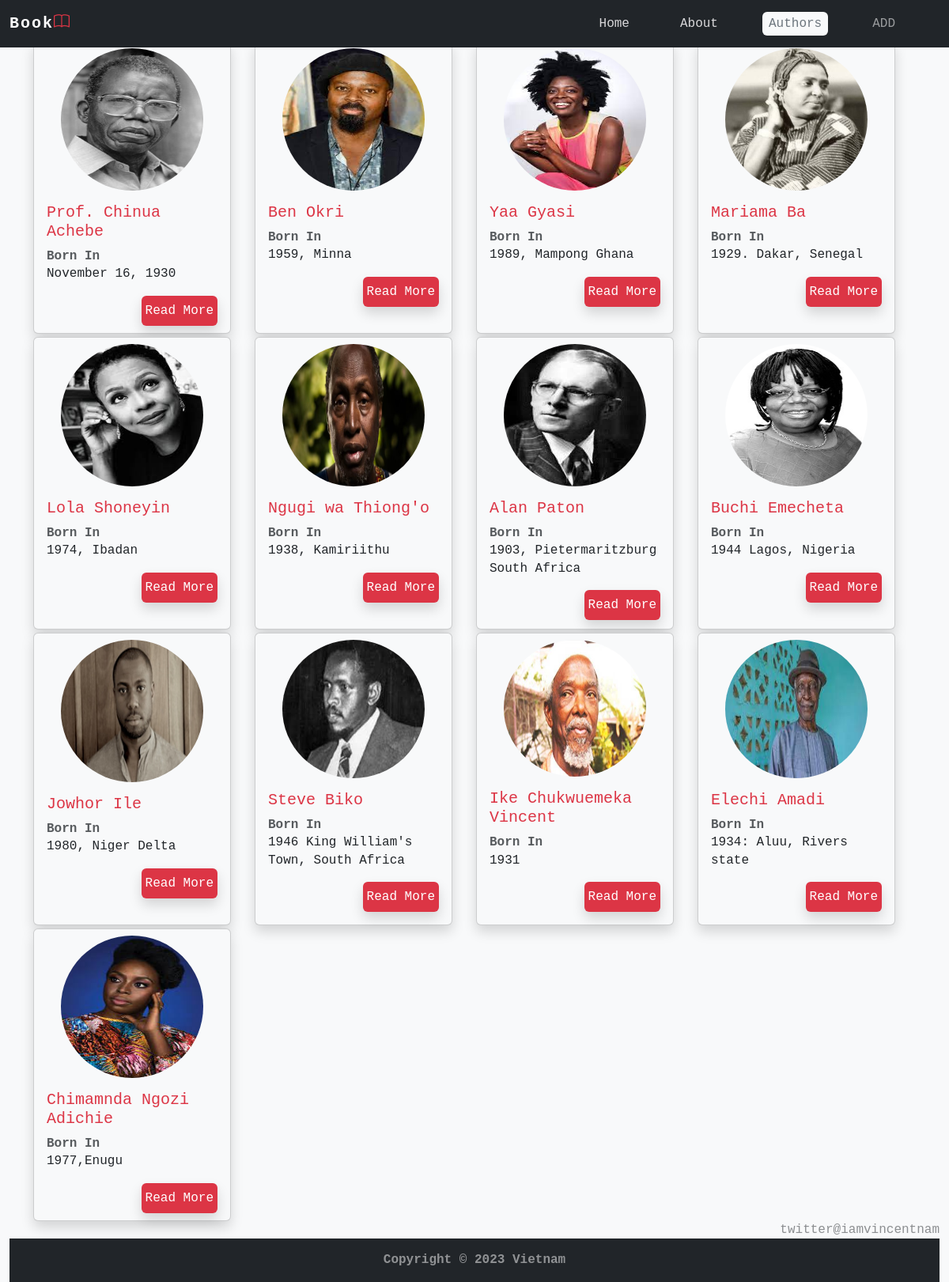
The app's page /author.php, older data.
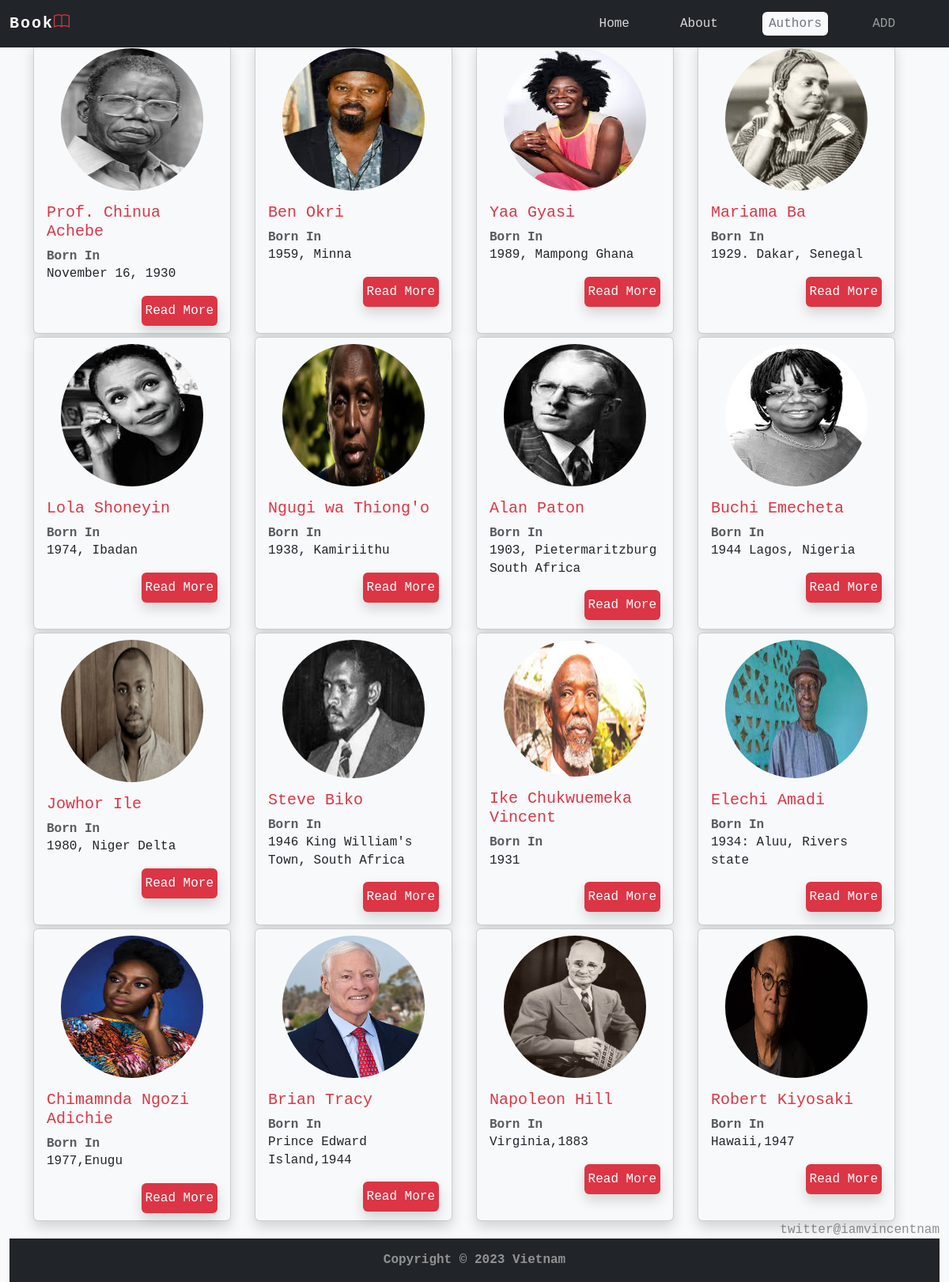
The same page, newer data.
### tables this page shows
CREATE TABLE `authors` (
  `id` int(11) NOT NULL,
  `author_name` varchar(255) NOT NULL,
  `nationality` varchar(255) NOT NULL,
  `born_in` varchar(255) NOT NULL,
  `author_img` varchar(255) NOT NULL DEFAULT 'placeholder.jpg',
  `biography` longtext DEFAULT NULL
);

### inc/db.php (called while the page is built)
<?php
$dsn ="mysql:host=localhost;port=3306;dbname=daniel_krossing;user=root;charset=utf8mb4";
$pdo = new PDO($dsn);
function fetch_Data_from_Database($query, $fetchmethod = 'fetchALL') {
    global $pdo;
    $statement = $pdo->prepare($query);
    $statement->execute();
    if($fetchmethod ==='fetchAll'){
    $books = $statement->fetchAll(PDO::FETCH_ASSOC);
    } else{$books = $statement->fetch(PDO::FETCH_ASSOC);}
    return $books;
}
?>

### author.php (the view, shortened to what this page needs)
<?php  include 'inc/header.php'; ?>
<?php
$query = "SELECT *
  FROM authors;";
  $authors =fetch_Data_from_Database($query,'fetchAll')
  ?>
  <div class="container">
<div class="row my-0 g-1">
  <?php  foreach($authors as $author):?>
          <div class="col-lg-3 col-6">
            <div class="card custom-card-height author_card shadow">
              <img src="imgs/uploaded_images/<?= $author['author_img']; ?>" alt="No longer at ease image" class="card-img-top m-0 rounded-circle author_img mx-auto my-2">
              <div class="card-body my-0 py-2">
                <h5 class="card-title text-danger "><?= $author['author_name']; ?></h5>
                <div class="card-text m-0">
                <p class="text-muted fw-bold m-0">Born In</p>
                <p><?= $author['born_in']; ?></p>
                </div>
                <a href="each_author_info.php?id=<?=$author['id'];?>" class="btn px-1 text-white bg-danger shadow float-end mb-2" name="author"> Read More</a>
              </div>
            </div>
          </div>
          <?php endforeach; ?>
        </div>
        </div>
<?php  include 'inc/footer.php'; ?>

### inc/header.php (shortened to what this page needs)
<?php  include 'db.php';?>
<!DOCTYPE html>
<html lang="en">
<head>
    <link href="https://cdn.jsdelivr.net/npm/bootstrap@5.3.0-alpha3/dist/css/bootstrap.min.css" rel="stylesheet">
    <link rel="stylesheet" href="https://cdn.jsdelivr.net/npm/bootstrap-icons@1.10.5/font/bootstrap-icons.css">
</head>
<body>
<nav class="navbar fixed-top  navbar-expand-md navbar-dark bg-dark">
  <div class="container-fluid">
  <a href="http://localhost/bookProject/index.php" class="lead text-white fw-bold m-0 p-0 nav_logo logo">Book<i class="bi bi-book text-danger"></i></a>
    <div class="collapse navbar-collapse " id="navbarNav">
      <ul class="navbar-nav ms-auto d-flex justify-content-center align-items-center">
      <li class="nav-item m-0 p-0 me-5  ">
          <a href="http://localhost/bookProject/index.php" class="nav-link  <?= $_SERVER["REQUEST_URI"] == "/bookProject/index.php" ? "bg-light text-secondary py-1 px-2 rounded" : ''; ?>"> Home </a>
        </li>
        <li class="nav-item  m-0 p-0  me-5 ">
          <a href="http://localhost/bookProject/about.php" class="nav-link <?= $_SERVER["REQUEST_URI"] == "/bookProject/about.php" ? "bg-light text-secondary py-1 px-2 rounded" : ''; ?>">About</a>
        </li>
        <li class="nav-item m-0 p-0  me-5">
          <a href="http://localhost/bookProject/author.php" class="nav-link <?= $_SERVER["REQUEST_URI"] == "/bookProject/author.php" ? "bg-light text-secondary py-1 px-2 rounded" : ''; ?>">Authors</a>
        </li>
        <li class="nav-item m-0 p-0  me-5 " style="cursor: pointer;">
          <span class="nav-link click_to_add_book_to_database">ADD</span>
        </li>
      </ul>
    </div>
  </div>
</nav>
    <section class="section col-lg-12  col-sm-12  mx-auto  m-0 p-0 shadow bg-light mt-5">
        <div class="container-fluid">

### inc/footer.php
<div class="text-body-tertiary text-end">
    twitter@iamvincentnam
            </div>
<div class="row p-0 m-0">
            <div class="col-md-12 text-center fw-bold py-3 bg-dark text-white-50 m-0 p-0">
                <p id="copyright" class="copyright  m-0">Copyright &#169; 2023 Vietnam</p>
        </div>
        </div>
    </section>
</body>
</html>

### inc/header.php (style rules this page uses)
body { --bs-body-font-family: var(--bs-font-monospace); --bs-body-line-height: 1.4; --bs-body-bg: var(--bs-gray-100); position: relative; }
nav { min-height: 60px !important; }
nav .logo { transition: .4s; cursor: pointer; }
nav ul a { text-decoration: none; color: #d9d8da !important; font-weight: 600; }
.container-fluid .row { margin-bottom: 5rem; }
.custom-card-height { height: 420px; max-width: 300px; }
.custom-card-height h5 { cursor: pointer; }
.custom-card-height .card-img-top { max-height: 250px; object-fit: ''; }
.author_card { height: 370px; max-width: 250px; }
.nav_logo { text-decoration: none; letter-spacing: 2px; }
.author_img { width: 180px; height: 180px; }

Row changes from the older to the newer data that the page shows:
added authors: author_img (picture), author_name "Brian Tracy", born_in "Prince Edward Island,1944"
added authors: author_img (picture), author_name "Napoleon Hill", born_in "Virginia,1883"
added authors: author_img (picture), author_name "Robert Kiyosaki", born_in "Hawaii,1947"
